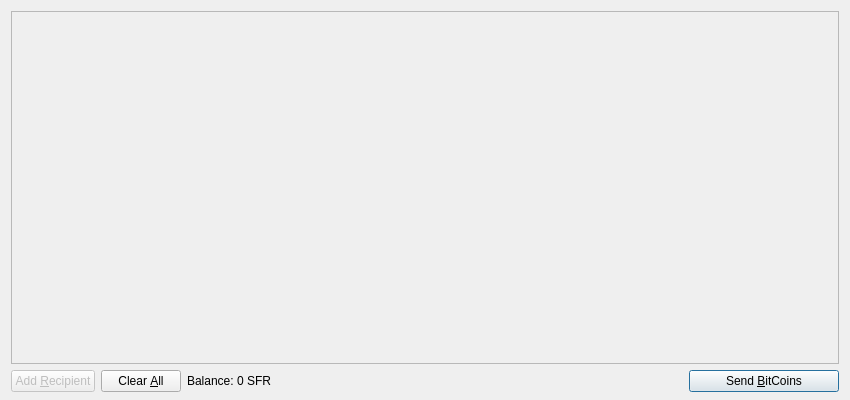
<?xml version="1.0" encoding="UTF-8"?>
<ui version="4.0">
 <class>SendBitCoinsDialog</class>
 <widget class="QDialog" name="SendBitCoinsDialog">
  <property name="geometry">
   <rect>
    <x>0</x>
    <y>0</y>
    <width>850</width>
    <height>400</height>
   </rect>
  </property>
  <property name="windowTitle">
   <string>Send Coins</string>
  </property>
  <layout class="QVBoxLayout" name="verticalLayout" stretch="1,0">
   <property name="bottomMargin">
    <number>8</number>
   </property>
   <item>
    <widget class="QScrollArea" name="scrollArea">
     <property name="widgetResizable">
      <bool>true</bool>
     </property>
     <widget class="QWidget" name="scrollAreaWidgetContents">
      <property name="geometry">
       <rect>
        <x>0</x>
        <y>0</y>
        <width>830</width>
        <height>349</height>
       </rect>
      </property>
      <layout class="QVBoxLayout" name="verticalLayout_2">
       <property name="leftMargin">
        <number>0</number>
       </property>
       <property name="topMargin">
        <number>0</number>
       </property>
       <property name="rightMargin">
        <number>0</number>
       </property>
       <property name="bottomMargin">
        <number>0</number>
       </property>
       <item>
        <layout class="QVBoxLayout" name="entries">
         <property name="spacing">
          <number>6</number>
         </property>
        </layout>
       </item>
       <item>
        <spacer name="verticalSpacer">
         <property name="orientation">
          <enum>Qt::Vertical</enum>
         </property>
         <property name="sizeHint" stdset="0">
          <size>
           <width>20</width>
           <height>40</height>
          </size>
         </property>
        </spacer>
       </item>
      </layout>
     </widget>
    </widget>
   </item>
   <item>
    <layout class="QHBoxLayout" name="horizontalLayout">
     <item>
      <widget class="QPushButton" name="addButton">
       <property name="enabled">
        <bool>false</bool>
       </property>
       <property name="toolTip">
        <string>Send to multiple recipients at once</string>
       </property>
       <property name="text">
        <string>Add &amp;Recipient</string>
       </property>
       <property name="icon">
        <iconset resource="../bitcoin.qrc">
         <normaloff>:/icons/add</normaloff>:/icons/add</iconset>
       </property>
       <property name="autoDefault">
        <bool>false</bool>
       </property>
      </widget>
     </item>
     <item>
      <widget class="QPushButton" name="clearButton">
       <property name="sizePolicy">
        <sizepolicy hsizetype="Minimum" vsizetype="Fixed">
         <horstretch>0</horstretch>
         <verstretch>0</verstretch>
        </sizepolicy>
       </property>
       <property name="toolTip">
        <string>Remove all transaction fields</string>
       </property>
       <property name="text">
        <string>Clear &amp;All</string>
       </property>
       <property name="icon">
        <iconset resource="../bitcoin.qrc">
         <normaloff>:/icons/remove</normaloff>:/icons/remove</iconset>
       </property>
       <property name="autoRepeatDelay">
        <number>300</number>
       </property>
       <property name="autoDefault">
        <bool>false</bool>
       </property>
      </widget>
     </item>
     <item>
      <layout class="QHBoxLayout" name="horizontalLayout_2">
       <property name="spacing">
        <number>3</number>
       </property>
       <item>
        <widget class="QLabel" name="label">
         <property name="sizePolicy">
          <sizepolicy hsizetype="Preferred" vsizetype="Fixed">
           <horstretch>0</horstretch>
           <verstretch>0</verstretch>
          </sizepolicy>
         </property>
         <property name="text">
          <string>Balance:</string>
         </property>
        </widget>
       </item>
       <item>
        <widget class="QLabel" name="labelBalance">
         <property name="sizePolicy">
          <sizepolicy hsizetype="Preferred" vsizetype="Fixed">
           <horstretch>0</horstretch>
           <verstretch>0</verstretch>
          </sizepolicy>
         </property>
         <property name="cursor">
          <cursorShape>IBeamCursor</cursorShape>
         </property>
         <property name="text">
          <string>0 SFR</string>
         </property>
         <property name="textInteractionFlags">
          <set>Qt::LinksAccessibleByMouse|Qt::TextSelectableByKeyboard|Qt::TextSelectableByMouse</set>
         </property>
        </widget>
       </item>
      </layout>
     </item>
     <item>
      <spacer name="horizontalSpacer">
       <property name="orientation">
        <enum>Qt::Horizontal</enum>
       </property>
       <property name="sizeHint" stdset="0">
        <size>
         <width>40</width>
         <height>20</height>
        </size>
       </property>
      </spacer>
     </item>
     <item>
      <widget class="QPushButton" name="sfrBitSendButton">
       <property name="minimumSize">
        <size>
         <width>150</width>
         <height>0</height>
        </size>
       </property>
       <property name="toolTip">
        <string>Confirm the send action</string>
       </property>
       <property name="text">
        <string>Send &amp;BitCoins</string>
       </property>
       <property name="icon">
        <iconset resource="../bitcoin.qrc">
         <normaloff>:/icons/sfrbit</normaloff>:/icons/sfrbit</iconset>
       </property>
      </widget>
     </item>
    </layout>
   </item>
  </layout>
 </widget>
 <resources>
  <include location="../bitcoin.qrc"/>
 </resources>
 <connections/>
</ui>
